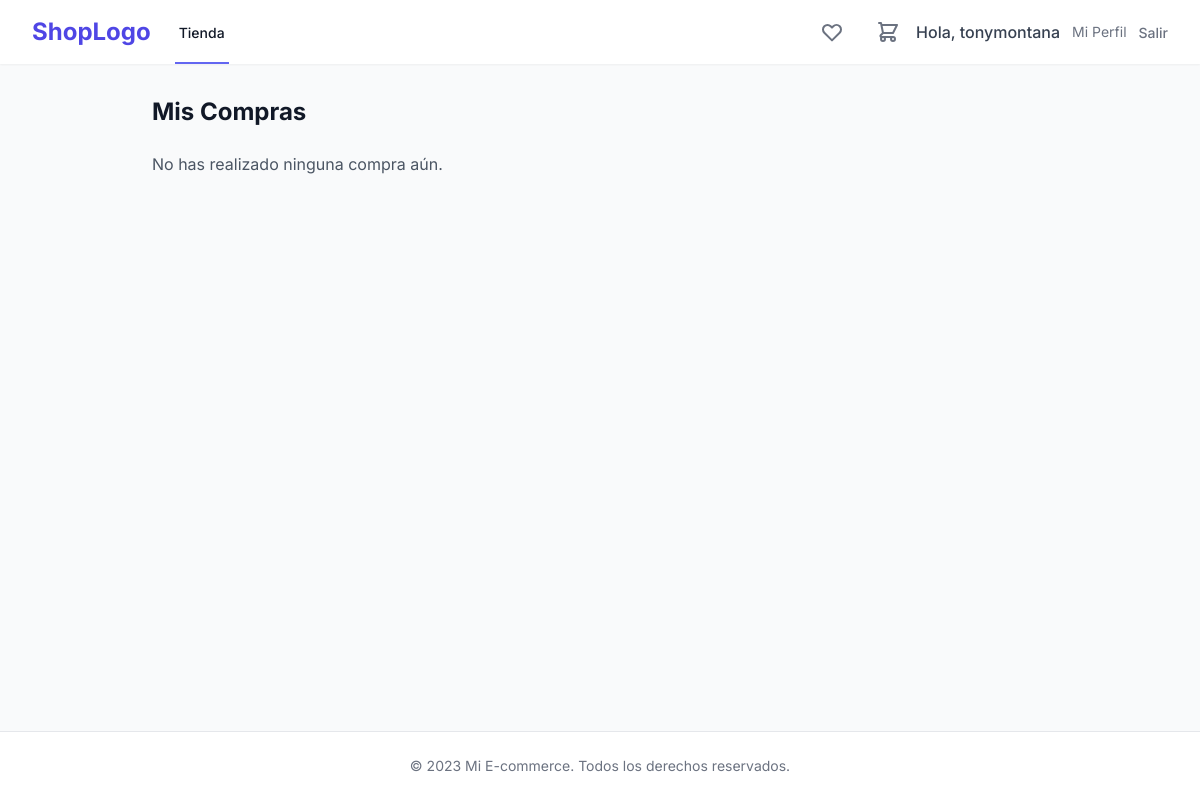
The page /users/orders/ (signed in) on the database as committed earlier.
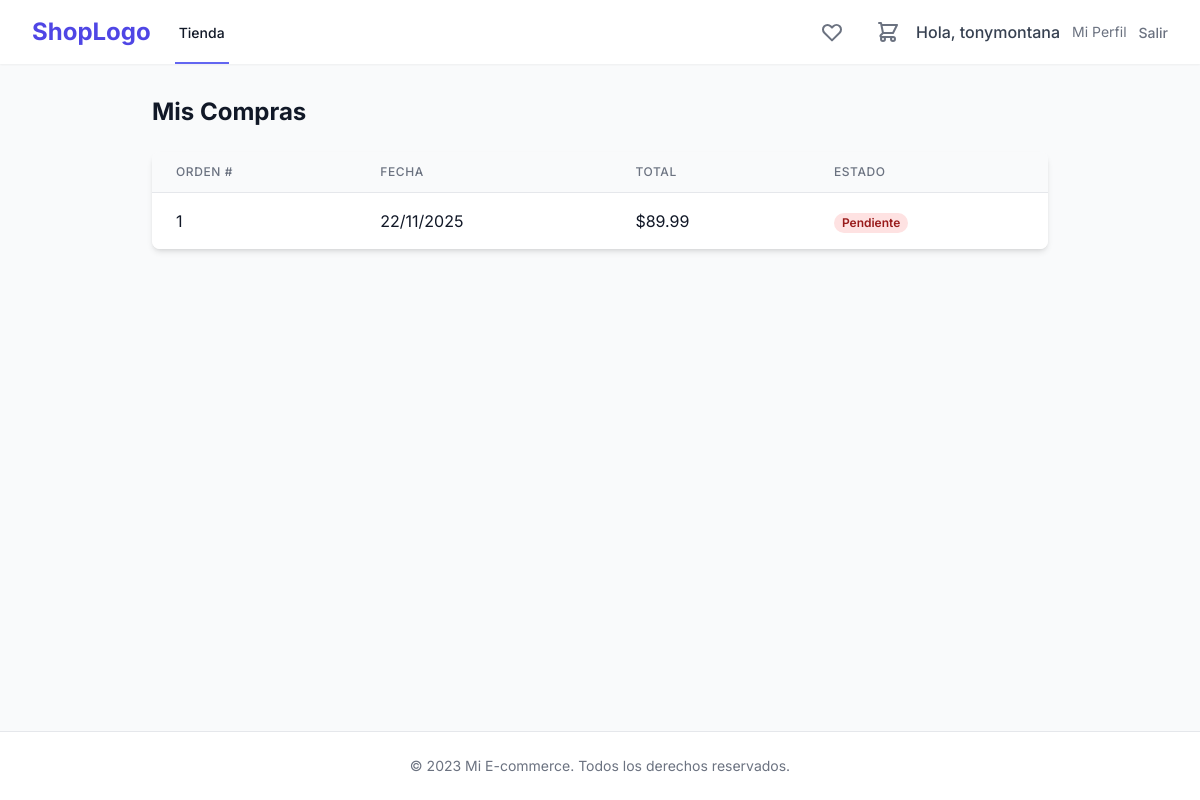
The same page on the database as committed later.
### orders/models.py (models this page shows, shortened)
class Order(models.Model):
    user = models.ForeignKey(User, on_delete=models.SET_NULL, null=True, blank=True, related_name='orders')
    first_name = models.CharField(max_length=50)
    last_name = models.CharField(max_length=50)
    email = models.EmailField()
    address = models.CharField(max_length=250)
    postal_code = models.CharField(max_length=20)
    city = models.CharField(max_length=100)
    created = models.DateTimeField(auto_now_add=True)
    updated = models.DateTimeField(auto_now=True)
    paid = models.BooleanField(default=False)
    class Meta:
        ordering = ['-created']
        indexes = [
            models.Index(fields=['-created']),
        ]
    def get_total_cost(self):
        return sum(item.get_cost() for item in self.items.all())

class OrderItem(models.Model):
    order = models.ForeignKey(Order,
                              related_name='items',
                              on_delete=models.CASCADE)
    product = models.ForeignKey(Product,
                                related_name='order_items',
                                on_delete=models.CASCADE)
    price = models.DecimalField(max_digits=10,
                                decimal_places=2)
    quantity = models.PositiveIntegerField(default=1)
    def get_cost(self):
        return self.price * self.quantity

### users/views.py (the view)
# urls.py: path('orders/', views.order_history, name='order_history'),
@login_required
def order_history(request):
    orders = Order.objects.filter(user=request.user)
    return render(request, 'users/order_history.html', {'orders': orders})

### cart/cart.py (called while the page is built)
    def __len__(self):
        return sum(item['quantity'] for item in self.cart.values())

### cart/context_processors.py (called while the page is built)
def cart(request):
    return {'cart': Cart(request)}

### users/templates/users/order_history.html (shortened to what this page needs)
{% extends "store/base.html" %}
{% block content %}
<div class="max-w-4xl mx-auto">
    <h1 class="text-2xl font-bold mb-6">Mis Compras</h1>
    {% if orders %}
    <div class="bg-white shadow-md rounded-lg overflow-hidden">
        <table class="min-w-full divide-y divide-gray-200">
            <thead class="bg-gray-50">
                <tr>
                    <th class="px-6 py-3 text-left text-xs font-medium text-gray-500 uppercase tracking-wider">Orden #
                    </th>
                    <th class="px-6 py-3 text-left text-xs font-medium text-gray-500 uppercase tracking-wider">Fecha
                    </th>
                    <th class="px-6 py-3 text-left text-xs font-medium text-gray-500 uppercase tracking-wider">Total
                    </th>
                    <th class="px-6 py-3 text-left text-xs font-medium text-gray-500 uppercase tracking-wider">Estado
                    </th>
                </tr>
            </thead>
            <tbody class="bg-white divide-y divide-gray-200">
                {% for order in orders %}
                <tr>
                    <td class="px-6 py-4 whitespace-nowrap">{{ order.id }}</td>
                    <td class="px-6 py-4 whitespace-nowrap">{{ order.created|date:"d/m/Y" }}</td>
                    <td class="px-6 py-4 whitespace-nowrap">${{ order.get_total_cost }}</td>
                    <td class="px-6 py-4 whitespace-nowrap">
                        {% if order.paid %}
                        <span
                            class="px-2 inline-flex text-xs leading-5 font-semibold rounded-full bg-green-100 text-green-800">Pagado</span>
                        {% else %}
                        <span
                            class="px-2 inline-flex text-xs leading-5 font-semibold rounded-full bg-red-100 text-red-800">Pendiente</span>
                        {% endif %}
                    </td>
                </tr>
                {% endfor %}
            </tbody>
        </table>
    </div>
    {% else %}
    <p class="text-gray-600">No has realizado ninguna compra aún.</p>
    {% endif %}
</div>
{% endblock %}

Rows that differ between the two databases and show on the page:
added Order: id "1", created "22/11/2025", get_total_cost "89.99", paid "Pendiente"
Other text that changed with them:
text no longer shown: "No has realizado ninguna compra aún."
text now shown: "ORDEN # FECHA TOTAL ESTADO"
